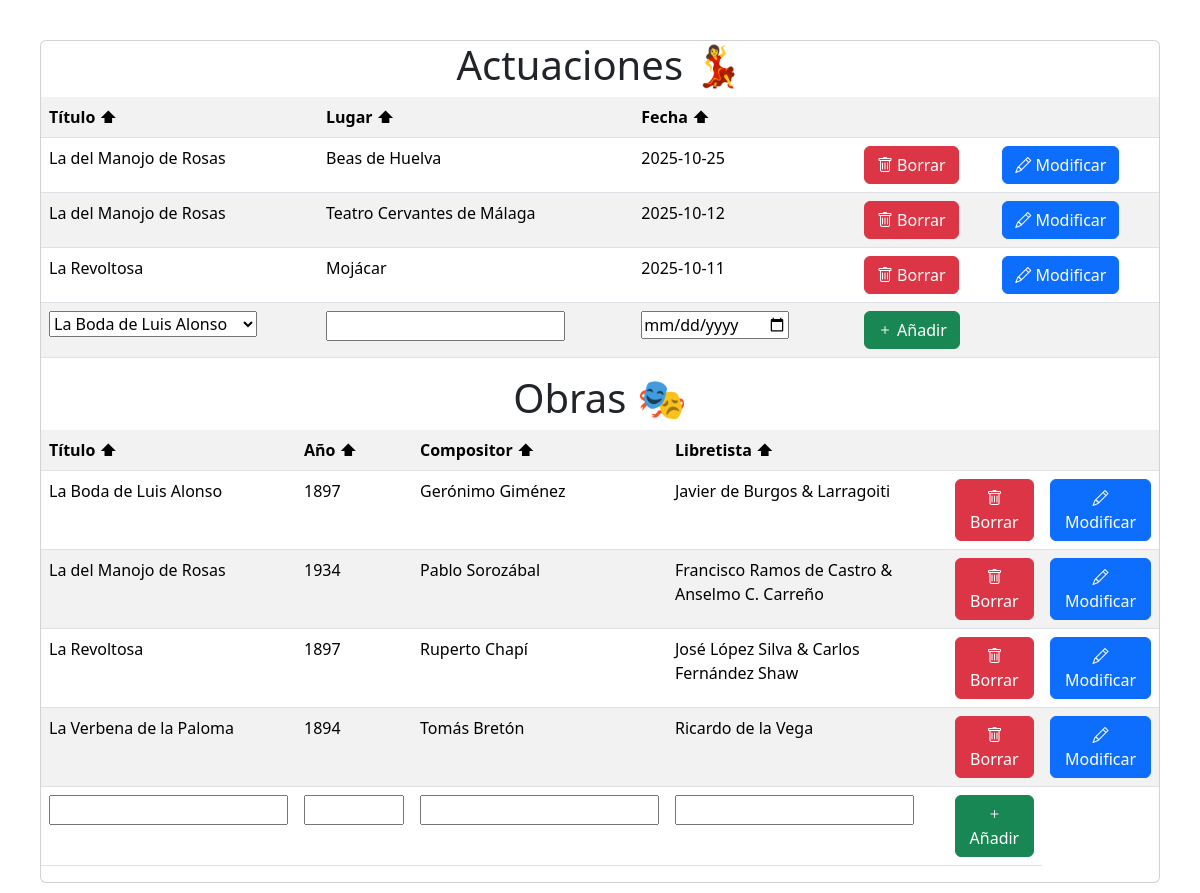
The page / on the database its author committed.
### tables this page shows
CREATE TABLE `actuacion` (
    `id_actuacion` INT AUTO_INCREMENT PRIMARY KEY,
    `id_obra` INT NOT NULL,
    `lugar` VARCHAR(150) NOT NULL,
    `fecha` DATE NOT NULL,
    FOREIGN KEY (`id_obra`) REFERENCES `obra`(`id_obra`)
        ON DELETE CASCADE
        ON UPDATE CASCADE
);

CREATE TABLE `obra` (
    `id_obra` INT AUTO_INCREMENT PRIMARY KEY,
    `titulo` VARCHAR(150) NOT NULL,
    `anio` SMALLINT,
    `compositor` VARCHAR(100),
    `libretista` VARCHAR(200)
);

### src/ordenarActuaciones.php (called while the page is built, shortened)
<?php
$orderActuaciones = 'titulo';
return $orderActuaciones;

### src/inicializacionDatos.php (called while the page is built, shortened)
<?php
$accion = $_POST["accion"] ?? "";

### src/ordenarObras.php (called while the page is built, shortened)
<?php
$orderObras = 'titulo';
return $orderObras;

### src/listadoObras.php (the view, shortened to what this page needs)
<?php
require("conexion.php");
require("ordenarObras.php");
$consultaObra = mysqli_query($conexion, "SELECT id_obra, titulo, anio, compositor, libretista FROM obra ORDER BY $orderObras");
?>
<table class="table table-striped">
  <tr>
    <th><a href="?orderby=titulo">Título ⬆</a></th>
    <th><a href="?orderby=anio">Año ⬆</a></th>
    <th><a href="?orderby=compositor">Compositor ⬆</a></th>
    <th><a href="?orderby=libretista">Libretista ⬆</a></th>
    <th></th>
    <th></th>
  </tr>
  <?php
  while ($registro = mysqli_fetch_array($consultaObra)) {
    if (($accion == "modificar") && ($idObra == $registro["id_obra"])) {
  ?>
      <tr class="fila-modificable">
        <form action="modificar.php" method="post">
          <td><input type="text" name="titulo" value="<?= $registro["titulo"] ?>"></td>
          <td><input type="text" name="anio" value="<?= $registro["anio"] ?>"></td>
          <td><input type="text" name="compositor" value="<?= $registro["compositor"] ?>"></td>
          <td><input type="text" name="libretista" value="<?= $registro["libretista"] ?>"></td>
          <input type="hidden" name="id_obra" value="<?= $registro["id_obra"] ?>">
          <td>
            <input type="hidden" name="id_obra_antiguo" value="<?= $registro["id_obra"] ?>">
            <button type="submit" class="btn btn-success">
              <i class="bi bi-check-lg"></i>
              Aceptar
            </button>
          </td>
        </form>
        <td>
          <form action="#" method="post">
            <button type="submit" class="btn btn-danger">
              <i class="bi bi-x-lg"></i>
              Cancelar
            </button>
          </form>
        </td>
      </tr>
    <?php
    } else {
    ?>
      <tr>
        <td><?= $registro["titulo"] ?></td>
        <td><?= $registro["anio"] ?></td>
        <td><?= $registro["compositor"] ?></td>
        <td><?= $registro["libretista"] ?></td>
        <td>
          <form action="borrar.php" method="post">
            <button onclick="return confirmarBorrado('<?= $registro['titulo'] ?>')"
              type="submit"
              class="btn btn-danger"
              <?= $accion == "modificar" ? "disabled" : "" ?>>
              <i class="bi bi-trash"></i>
              Borrar
            </button>
          </form>
        </td>
        <td>
          <form action="#" method="post">
            <button
              type="submit"
              class="btn btn-primary"
              <?= $accion == "modificar" ? "disabled" : "" ?>>
              <i class="bi bi-pencil"></i>
              Modificar
            </button>
          </form>
        </td>
      </tr>
    <?php
    }
  }
  if ($accion != "modificar") {
    ?>
    <tr>
      <form action="agregar.php" method="post">
        <td><input type="text" name="titulo" required></td>
        <td><input type="number" name="anio" required></td>
        <td><input type="text" name="compositor" required></td>
        <td><input type="text" name="libretista" required></td>
        <td>
          <button type="submit" class="btn btn-success">
            <i class="bi bi-plus"></i>
            Añadir
          </button>
        </td>
      </form>
    <?php
  }
    ?>
    </tr>
</table>

### src/index.php (shortened to what this page needs)
<?php
require("conexion.php");
require("inicializacionDatos.php");
?>
<!DOCTYPE html>
<html lang="en">
<head>
  <link href="https://cdn.jsdelivr.net/npm/bootstrap@5.3.8/dist/css/bootstrap.min.css" rel="stylesheet">
  <link rel="stylesheet" href="https://cdn.jsdelivr.net/npm/bootstrap-icons@1.11.3/font/bootstrap-icons.css">
  <link rel="stylesheet" href="css/style.css">
</head>
<body>
  <div id="principal">
    <div class="card">
      <div id="titulo">
        <h1 class="text-center">Actuaciones 💃</h1>
        <?php include "listadoActuaciones.php"; ?>
        <h1 class="text-center">Obras 🎭</h1>
        <?php include "listadoObras.php"; ?>
      </div>
    </div>
  </div>
</body>
</html>

### src/listadoActuaciones.php (shortened to what this page needs)
<?php
require("conexion.php");
require("ordenarActuaciones.php");
$consultaActuacion = mysqli_query($conexion, "SELECT a.id_actuacion, a.id_obra, o.titulo, a.lugar, a.fecha FROM actuacion a, obra o WHERE a.id_obra = o.id_obra ORDER BY $orderActuaciones");
$consultaTitulos = mysqli_query($conexion, "SELECT id_obra, titulo FROM obra ORDER BY titulo");
?>
<table class="table table-striped">
  <tr>
    <th><a href="?orderby=titulo">Título ⬆</a></th>
    <th><a href="?orderby=lugar">Lugar ⬆</a></th>
    <th><a href="?orderby=fecha">Fecha ⬆</a></th>
    <th></th>
    <th></th>
    <th></th>
  </tr>
  <?php
  while ($registro = mysqli_fetch_array($consultaActuacion)) {
    if (($accion == "modificar") && ($idActuacion == $registro["id_actuacion"])) {
  ?>
      <tr class="fila-modificable">
        <form action="modificarActuacion.php" method="post">
          <td>
          <select name="id_obra" id="id_obra">
            <?php
            while ($registroTitulos = mysqli_fetch_array($consultaTitulos)) {
            ?>
              <option value="<?= $registroTitulos["id_obra"] ?>"><?= $registroTitulos["titulo"] ?></option>
            <?php
            }
            ?>
          </select>
        </td>
          <td><input type="text" name="lugar" value="<?= $registro["lugar"] ?>"></td>
          <td><input type="date" name="fecha" value="<?= $registro["fecha"] ?>"></td>
          <input type="hidden" name="id_actuacion" value="<?= $registro["id_actuacion"] ?>">
          <td></td>
          <td></td>
          <td>
            <input type="hidden" name="id_actuacion_antiguo" value="<?= $registro["id_actuacion"] ?>">
            <button type="submit" class="btn btn-success">
              <i class="bi bi-check-lg"></i>
              Aceptar
            </button>
          </td>
        </form>
        <td>
          <form action="#" method="post">
            <button type="submit" class="btn btn-danger">
              <i class="bi bi-x-lg"></i>
              Cancelar
            </button>
          </form>
        </td>
      </tr>
    <?php
    } else {
    ?>
      <tr>
        <td><?= $registro["titulo"] ?></td>
        <td><?= $registro["lugar"] ?></td>
        <td><?= $registro["fecha"] ?></td>
        <td></td>
        <td>
          <form action="borrarActuacion.php" method="post">
            <button onclick="return confirmarBorrado('<?= $registro['titulo'] ?>')"
              type="submit"
              class="btn btn-danger"
              <?= $accion == "modificar" ? "disabled" : "" ?>>
              <i class="bi bi-trash"></i>
              Borrar
            </button>
          </form>
        </td>
        <td>
          <form action="#" method="post">
            <button
              type="submit"
              class="btn btn-primary"
              <?= $accion == "modificar" ? "disabled" : "" ?>>
              <i class="bi bi-pencil"></i>
              Modificar
            </button>
          </form>
        </td>
      </tr>
    <?php
    }
  }
  if ($accion != "modificar") {
    ?>
    <tr>
      <form action="agregarActuacion.php" method="post">
        <td>
          <select name="id_obra" id="id_obra">
            <?php
            while ($registroTitulos = mysqli_fetch_array($consultaTitulos)) {
            ?>
              <option value="<?= $registroTitulos["id_obra"] ?>"><?= $registroTitulos["titulo"] ?></option>
            <?php
            }
            ?>
          </select>
        </td>
        <td><input type="text" name="lugar" required></td>
        <td><input type="date" name="anio" required></td>
        <td></td>
        <td>
          <button type="submit" class="btn btn-success">
            <i class="bi bi-plus"></i>
            Añadir
          </button>
        </td>
        <td></td>
      </form>
    <?php
  }
    ?>
    </tr>
</table>

### src/css/style.css (style rules this page uses)
#principal { padding: 40px; width: 100vw; display: flex; justify-content: center; align-items: center; }
.card { width: auto; align-items: center; }
a { text-decoration: none; color: black; }
input[type="number"] { width: 100px; }

### rows shown on the page
actuacion: id_obra.titulo "La del Manojo de Rosas", lugar "Beas de Huelva", fecha "2025-10-25"
actuacion: id_obra.titulo "La del Manojo de Rosas", lugar "Teatro Cervantes de Málaga", fecha "2025-10-12"
actuacion: id_obra.titulo "La Revoltosa", lugar "Mojácar", fecha "2025-10-11"
obra: titulo "La Boda de Luis Alonso", anio "1897", compositor "Gerónimo Giménez", libretista "Javier de Burgos & Larragoiti"
obra: titulo "La del Manojo de Rosas", anio "1934", compositor "Pablo Sorozábal", libretista "Francisco Ramos de Castro & Anselmo C. Carreño"
obra: titulo "La Revoltosa", anio "1897", compositor "Ruperto Chapí", libretista "José López Silva & Carlos Fernández Shaw"
obra: titulo "La Verbena de la Paloma", anio "1894", compositor "Tomás Bretón", libretista "Ricardo de la Vega"

### other values the page prints
form field id_obra "La Boda de Luis Alonso"
